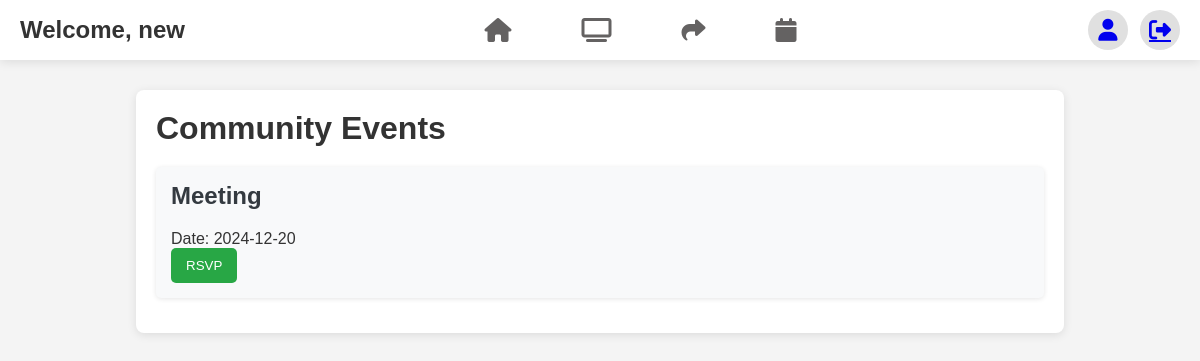
The app's page /?page=events (signed in), older data.
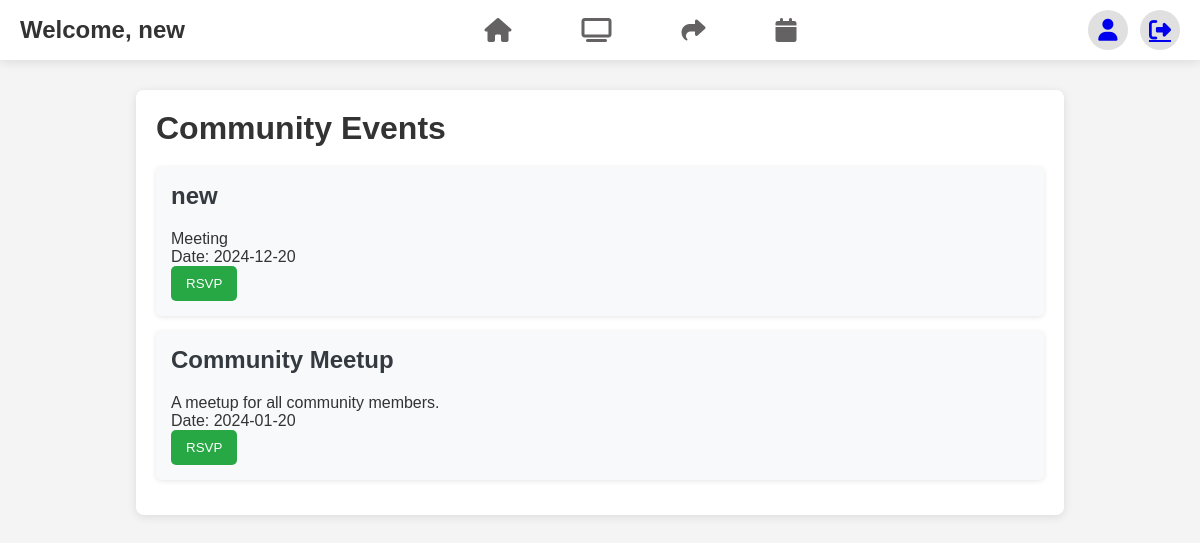
The same page, newer data.
### tables this page shows
CREATE TABLE `events` (
  `id` int(11) NOT NULL,
  `name` varchar(255) NOT NULL,
  `description` text DEFAULT NULL,
  `event_date` date NOT NULL,
  `created_by` int(11) NOT NULL,
  `created_at` timestamp NOT NULL DEFAULT current_timestamp()
);

### index.php (called while the page is built, shortened)
<?php
require_once './config/database.php';
require_once './app/core/Router.php';
$router = new Router();
$router->route();
?>

### app/controllers/EventsController.php (called while the page is built, shortened)
<?php
require_once __DIR__ . '/../../config/Database.php';
class EventsController {
    private $pdo;
    public function __construct() {
        $database = new Database();
        $this->pdo = $database->connect();
    }
    public function getEvents($filters = []) {
        $query = "SELECT * FROM events WHERE 1";
        $stmt = $this->pdo->prepare($query);
        $stmt->execute();
        return $stmt->fetchAll(PDO::FETCH_ASSOC);
    }
}
?>

### config/Database.php (called while the page is built, shortened)
<?php
class Database {
    private $host;
    private $db_name;
    private $username;
    private $password;
    private $conn;
    public function __construct() {
        $this->host = getenv('DB_HOST') ?: 'localhost';
        $this->db_name = getenv('DB_NAME') ?: 'bayanihub';
        $this->username = getenv('DB_USER') ?: 'root';
        $this->password = getenv('DB_PASS') ?: '';
    }
    public function connect() {
        try {
            $this->conn = new PDO(
                "mysql:host={$this->host};dbname={$this->db_name};charset=utf8",
                $this->username,
                $this->password
            );
            $this->conn->setAttribute(PDO::ATTR_ERRMODE, PDO::ERRMODE_EXCEPTION);
        } catch (PDOException $e) {
            error_log("Database connection error: " . $e->getMessage(), 3, __DIR__ . '/logs/database.log');
            die("An error occurred while connecting to the database.");
        }
        return $this->conn;
    }
}
?>

### app/views/events_list.php (the view, shortened to what this page needs)
<?php
require_once __DIR__ . '/../controllers/EventsController.php';
$eventsController = new EventsController();
$events = $eventsController->getEvents();
?>
<!DOCTYPE html>
<html lang="en">
<head>
    <link rel="stylesheet" href="https://cdnjs.cloudflare.com/ajax/libs/font-awesome/6.7.1/css/all.min.css"
 />
    <link rel="stylesheet" href="./public/assets/eventsStyle.css">
</head>
<body>
<div class="container">
    <nav>
        <div class="nav-left">
            <h1>Welcome, <?= htmlspecialchars($_SESSION['user']['name']); ?></h1>
        </div>
        <div class="nav-center">
            <a href="?page=dashboard"><i class="fa-solid fa-house"></i></a>
            <a href="?page=help_requests"><i class="fa-solid fa-tv"></i></a>
            <a href="?page=resource_sharing"><i class="fa-solid fa-share"></i></a>
            <a href="?page=events"><i class="fa-solid fa-calendar"></i></a>
        </div>
        <div class="nav-right">
            <a href="?page=profile"><i class="fa-solid fa-user"></i></a>
            <a href="?page=logout"><i class="fa-solid fa-right-from-bracket"></i></a>
        </div>
    </nav>
    <div class="main-content">
        <div class="main-left">
            <h1>Community Events</h1>
            <?php if (!empty($events)): ?>
                <ul class="events-list">
                    <?php foreach ($events as $event): ?>
                        <li class="event-item">
                            <h2><?= htmlspecialchars($event['name']); ?></h2>
                            <p><?= htmlspecialchars($event['description']); ?></p>
                            <p>Date: <?= htmlspecialchars($event['event_date']); ?></p>
                            <form method="POST" action="">
                                <button type="submit" name="status" value="attending" class="rsvp-button">RSVP</button>
                            </form>
                        </li>
                    <?php endforeach; ?>
                </ul>
            <?php else: ?>
                <p>No events found. Please check back later.</p>
            <?php endif; ?>
        </div>
    </div>
</div>
</body>
</html>

### app/core/Router.php (shortened to what this page needs)
<?php
require_once __DIR__ . '/../controllers/ResourceSharingController.php';
require_once __DIR__ . '/../controllers/EventsController.php';
class Router {
    public function route() {
        $page = strtolower($_GET['page'] ?? 'login');
        $routeHandlers = [
            'login' => 'handleLogin',
            'help_requests' => 'handleHelpRequests',
            'dashboard' => 'handleDashboard',
            'admindashboard' => 'handleAdminDashboard',
            'register' => 'handleRegister',
            'profile' => 'handleProfileView',
            'logout' => 'handleLogout',
            'events' => 'handleEvents',
            'create_event' => 'handleCreateEvent',
            'resource_sharing' => 'handleResourceSharing',
            'create_post' => 'handleCreatePost',
        ];
        if (isset($routeHandlers[$page])) {
            $this->{$routeHandlers[$page]}();
        } else {
            $this->show404();
        }
    }
    private function loadView($viewFile, $data = []) {
        extract($data);
        $rootPath = dirname(__DIR__, 2);
        $fullPath = $rootPath . '/app/views/' . $viewFile;
        if (file_exists($fullPath)) {
            include $fullPath;
        } else {
            echo "View file not found: $fullPath<br>";
            $this->show404();
        }
    }
    private function handleEvents($action = 'list') {
        $database = new Database();
        $pdo = $database->connect();
        $eventsController = new EventsController($pdo);
        switch ($action) {
            case 'list':
                $filters = [
                    'location' => $_GET['location'] ?? null,
                    'date' => $_GET['date'] ?? null,
                ];
                $events = $eventsController->getEvents($filters);
                $this->loadView('events_list.php', ['events' => $events]);
                break;
        }
    }
}
?>

### public/assets/eventsStyle.css (style rules this page uses)
* { margin: 0; padding: 0; box-sizing: border-box; }
body { background: #f4f4f4; color: #333; font-family: 'Arial', sans-serif; }
nav { width: 100%; height: 60px; display: flex; align-items: center; justify-content: space-between; background: #ffffff; box-shadow: 0 2px 10px rgba(0, 0, 0, 0.1); position: fixed; z-index: 1000; top: 0; padding: 0 20px; }
.nav-left { display: flex; align-items: center; }
.nav-left h1 { font-size: 1.5em; }
.nav-center { display: flex; align-items: center; }
.nav-center a { margin-left: 20px; text-decoration: none; }
.nav-center i { background: none; border-radius: 10px; font-size: 24px; padding: 15px 25px; color: #646262; transition: background 0.3s, color 0.3s; }
.nav-right { display: flex; align-items: center; }
.nav-right a { margin-left: 12px; }
.nav-right i { background: #e0e0e0; height: 40px; width: 40px; border-radius: 50%; font-size: 22px; display: flex; align-items: center; justify-content: center; transition: background 0.3s; }
.main-content { display: flex; justify-content: center; margin-top: 70px; padding: 20px; }
.main-left { width: 80%; background: #ffffff; padding: 20px; border-radius: 8px; box-shadow: 0 2px 10px rgba(0, 0, 0, 0.1); }
.main-left h1 { margin-bottom: 20px; }
.events-list { list-style-type: none; padding: 0; }
.event-item { background: #f8f9fa; padding: 15px; margin-bottom: 15px; border-radius: 5px; box-shadow: 0 1px 5px rgba(0, 0, 0, 0.1); }
.event-item h2 { color: #343a40; margin-bottom: 20px; }
.rsvp-button { background: #28a745; color: #fff; border: none; padding: 10px 15px; border-radius: 5px; cursor: pointer; transition: background 0.3s; }

Row changes from the older to the newer data that the page shows:
removed events: name "Meeting", event_date "2024-12-20"
added events: name "new", description "Meeting", event_date "2024-12-20"
added events: name "Community Meetup", description "A meetup for all community members.", event_date "2024-01-20"
